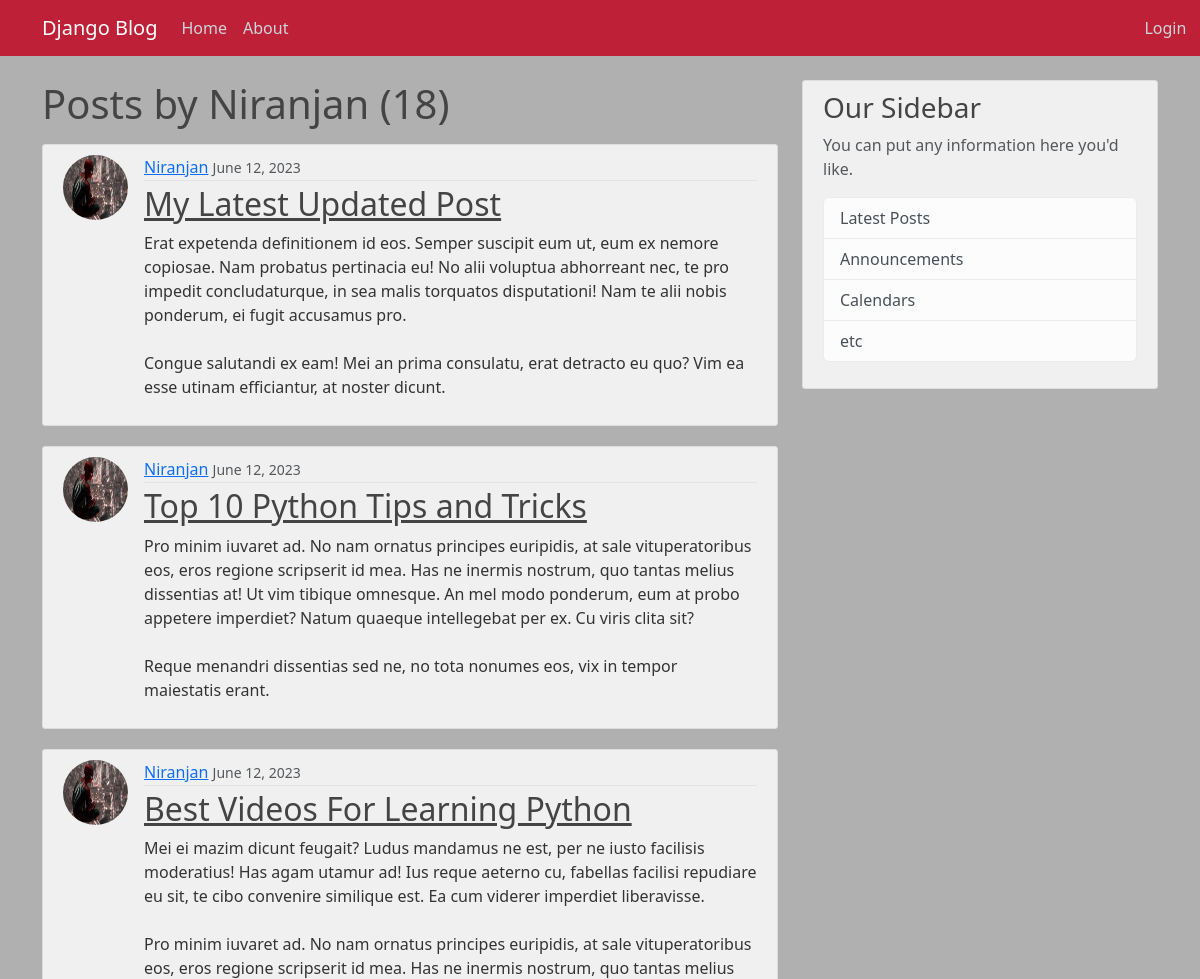
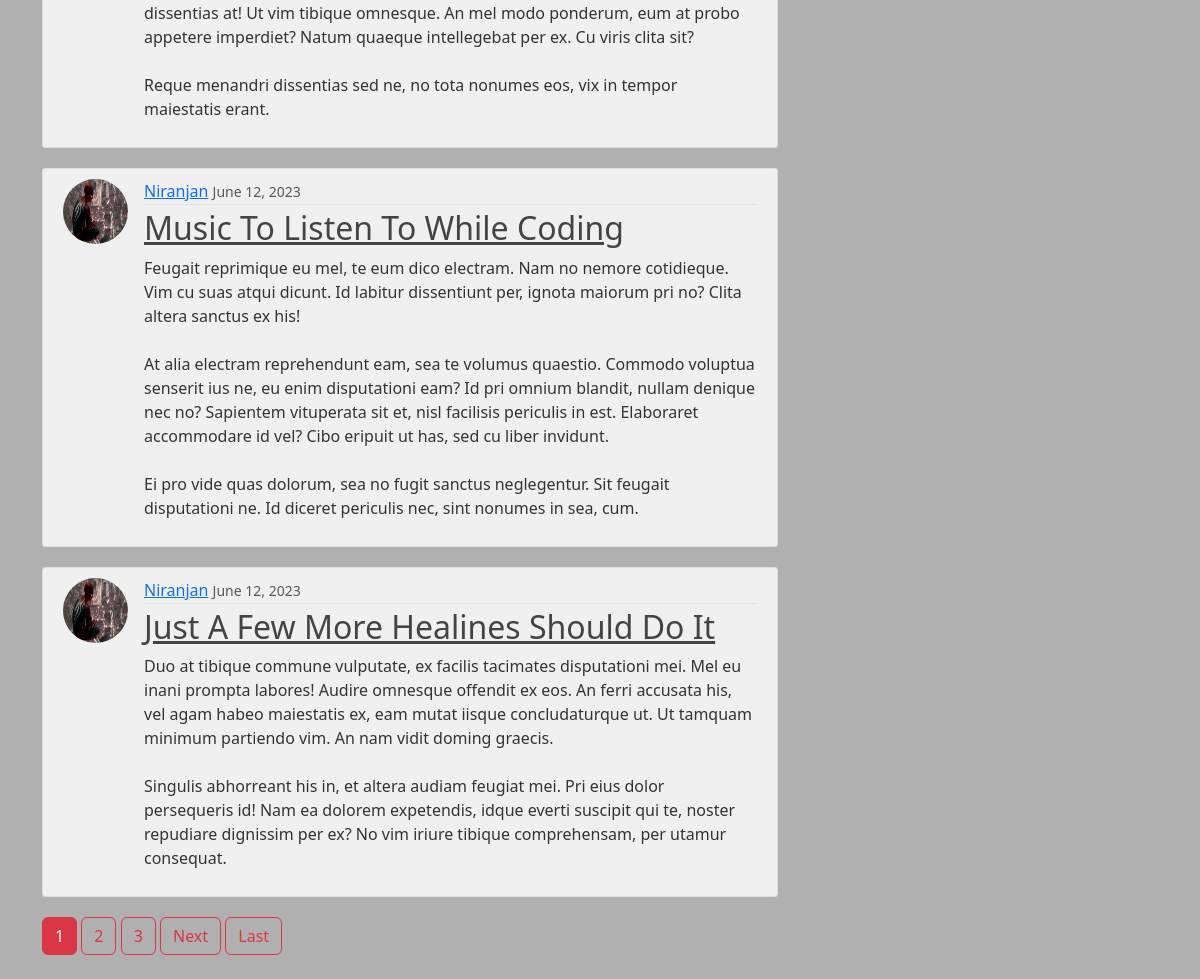
/user/Niranjan, run on the app's committed database (2 pictures, top to bottom).
### blog/models.py (models this page shows, shortened)
class Post(models.Model):
    title=models.CharField(max_length=100)
    content=models.TextField()
    date_posted=models.DateTimeField(default=timezone.now)
    author=models.ForeignKey(User,on_delete=models.CASCADE)

### users/models.py (models this page shows, shortened)
class Profile(models.Model):
    user=models.OneToOneField(User,on_delete=models.CASCADE)
    image=models.ImageField(default='default.jpg', upload_to='profile_pics')

### blog/views.py (the view)
# urls.py: path('user/<str:username>' , UserPostListView.as_view(), name='user-posts'),
class UserPostListView(ListView):
    model = Post
    template_name = 'blog/user_posts.html'
    context_object_name = 'posts'
    paginate_by = 5
    def get_queryset(self):
        user = get_object_or_404(User, username=self.kwargs.get('username'))
        return Post.objects.filter(author=user).order_by('-date_posted')

### blog/templates/blog/user_posts.html (shortened to what this page needs)
{% extends "blog/base.html" %}
{% block content %}
<h1 class="mb-3"> Posts by {{ view.kwargs.username}} ({{ page_obj.paginator.count }})</h1>
 {% for post in posts%}
 <article class="media content-section d-flex ">
   <img src="{{post.author.profile.image.url}}" alt="" class="rounded-circle article-img">
     <div class="media-body">
       <div class="article-metadata">
         <a class="mr-2" href="{% url 'user-posts' post.author.username %}">{{ post.author }}</a>
         <small class="text-muted">{{ post.date_posted|date:"F d, Y" }}</small>
       </div>
       <h2><a class="article-title" href="{% url 'post-detail' post.id %}">{{ post.title }}</a></h2>
       <p class="article-content">{{ post.content }}</p>
     </div>
   </article>
     {% endfor %}
     {% if is_paginated %}
     {% for num in page_obj.paginator.page_range %}
        {% if page_obj.number == num %}
          <a href="?page={{num}}" class="btn btn-danger mb-4">{{num}}</a>
          {% elif num > page_obj.number|add:'-3' and num < page_obj.number|add:'3' %}
          <a href="?page={{num}}" class="btn btn-outline-danger mb-4">{{num}}</a>
         {% endif %}
     {% endfor%}
     {% if page_obj.has_next %}
     <a href="?page={{page_obj.next_page_number}}" class="btn btn-outline-danger mb-4">Next</a>
     <a href="?page={{page_obj.paginator.num_pages}}" class="btn btn-outline-danger mb-4">Last</a>
     {% endif %}
     {% endif %}
{% endblock content %}

### blog/static/blog/main.css (style rules this page uses)
body { background: rgb(177, 176, 176); color: #333333; margin-top: 5rem; }
h1, h2, h3, h4, h5, h6 { color: #444444; }
.content-section { background: RGB(240, 240, 240); padding: 10px 20px; border: 1px solid #dddddd; border-radius: 3px; margin-bottom: 20px; }
.article-title { color: #444444; }
.article-content { white-space: pre-line; }
.article-img { height: 65px; width: 65px; margin-right: 16px; }
.article-metadata { padding-bottom: 1px; margin-bottom: 4px; border-bottom: 1px solid #e3e3e3 }

### data on the page
Post: author.profile.image (picture), author "Niranjan", date_posted "June 12, 2023", title "My Latest Updated Post", content "Erat expetenda definitionem id eos. Semper suscipit eum ut, eum ex nemore copiosae. Nam probatus pertinacia eu! No alii voluptua abhorreant nec, te pro impedit concludaturque, in sea malis torquatos disputationi! Nam te alii nobis ponderum, ei fugit accusamus pro. Congue salutandi ex eam! Mei an prima consulatu, erat detracto eu quo? Vim ea esse utinam efficiantur, at noster dicunt."
Post: author.profile.image (picture), author "Niranjan", date_posted "June 12, 2023", title "Top 10 Python Tips and Tricks", content "Pro minim iuvaret ad. No nam ornatus principes euripidis, at sale vituperatoribus eos, eros regione scripserit id mea. Has ne inermis nostrum, quo tantas melius dissentias at! Ut vim tibique omnesque. An mel modo ponderum, eum at probo appetere imperdiet? Natum quaeque intellegebat per ex. Cu viris clita sit? Reque menandri dissentias sed ne, no tota nonumes eos, vix in tempor maiestatis erant."
Post: author.profile.image (picture), author "Niranjan", date_posted "June 12, 2023", title "Best Videos For Learning Python", content "Mei ei mazim dicunt feugait? Ludus mandamus ne est, per ne iusto facilisis moderatius! Has agam utamur ad! Ius reque aeterno cu, fabellas facilisi repudiare eu sit, te cibo convenire similique est. Ea cum viderer imperdiet liberavisse. Pro minim iuvaret ad. No nam ornatus principes euripidis, at sale vituperatoribus eos, eros regione scripserit id mea. Has ne inermis nostrum, quo tantas melius dissentias at! Ut vim tibique omnesque. An mel modo ponderum, eum at probo appetere imperdiet? Natum quaeque intellegebat per ex. Cu viris clita sit? Reque menandri dissentias sed ne, no tota nonumes eos, vix in tempor maiestatis erant."
Post: author.profile.image (picture), author "Niranjan", date_posted "June 12, 2023", title "Music To Listen To While Coding", content "Feugait reprimique eu mel, te eum dico electram. Nam no nemore cotidieque. Vim cu suas atqui dicunt. Id labitur dissentiunt per, ignota maiorum pri no? Clita altera sanctus ex his! At alia electram reprehendunt eam, sea te volumus quaestio. Commodo voluptua senserit ius ne, eu enim disputationi eam? Id pri omnium blandit, nullam denique nec no? Sapientem vituperata sit et, nisl facilisis periculis in est. Elaboraret accommodare id vel? Cibo eripuit ut has, sed cu liber invidunt. Ei pro vide quas dolorum, sea no fugit sanctus neglegentur. Sit feugait disputationi ne. Id diceret periculis nec, sint nonumes in sea, cum."
Post: author.profile.image (picture), author "Niranjan", date_posted "June 12, 2023", title "Just A Few More Healines Should Do It", content "Duo at tibique commune vulputate, ex facilis tacimates disputationi mei. Mel eu inani prompta labores! Audire omnesque offendit ex eos. An ferri accusata his, vel agam habeo maiestatis ex, eam mutat iisque concludaturque ut. Ut tamquam minimum partiendo vim. An nam vidit doming graecis. Singulis abhorreant his in, et altera audiam feugiat mei. Pri eius dolor persequeris id! Nam ea dolorem expetendis, idque everti suscipit qui te, noster repudiare dignissim per ex? No vim iriure tibique comprehensam, per utamur consequat."

### other printed values
{{ view.kwargs.username }} "Niranjan"
{{ page_obj.paginator.count }} "18"
{{ num }} "1"
{{ num }} "2" "3"
